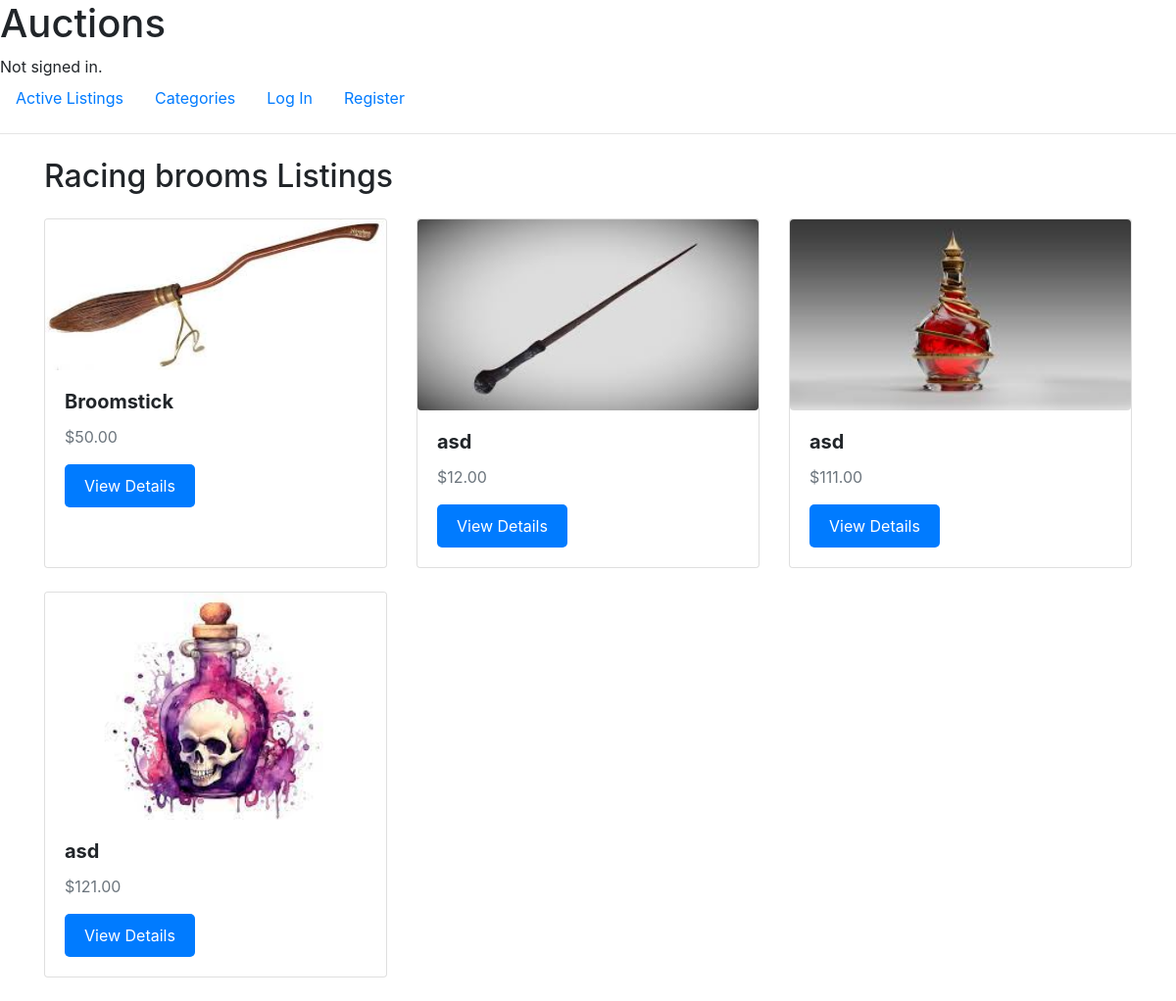
/categories/Racing brooms, run on an earlier commit of the app's database.
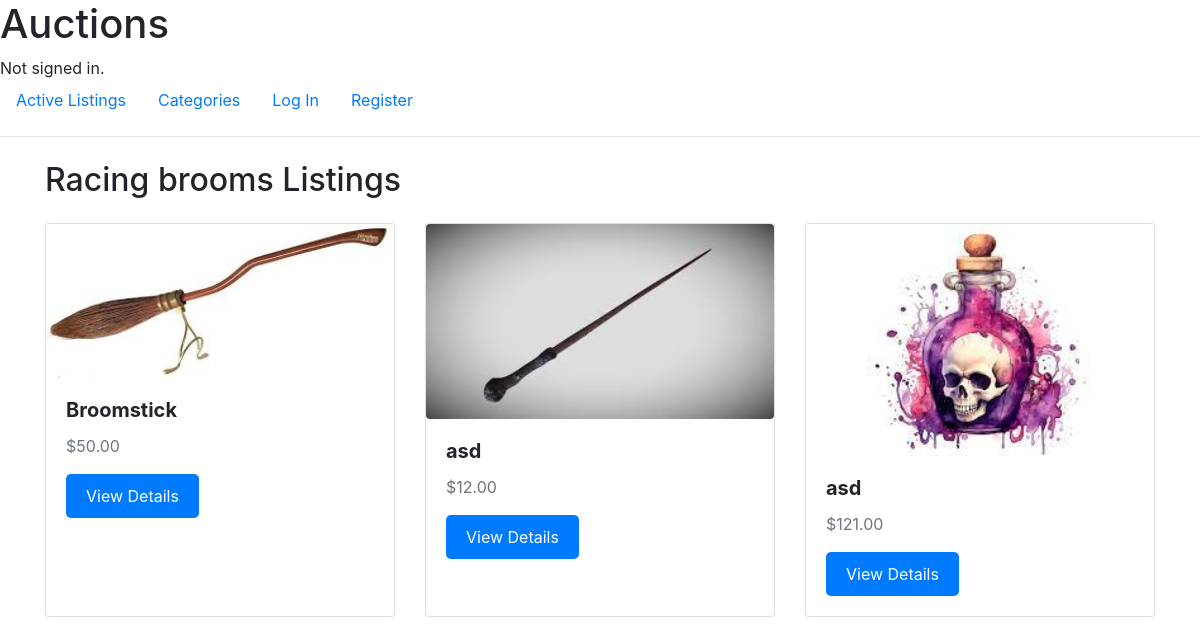
And on a later commit of the database.
### auctions/models.py (models this page shows, shortened)
class Listing(models.Model):
    title = models.CharField(max_length=50)
    description = models.TextField()
    starting_bid = models.DecimalField(max_digits=10, decimal_places=2)
    current_price = models.DecimalField(max_digits=10, decimal_places=2, default=0)
    image = models.ImageField(upload_to='', blank=True, null=True)
    category = models.ForeignKey(Category, on_delete=models.SET_NULL, null=True, blank=True)
    author = models.ForeignKey(User, on_delete=models.CASCADE, related_name='listings')
    created_at = models.DateTimeField(auto_now_add=True)
    is_active = models.BooleanField(default=True)
    winner = models.ForeignKey(User, on_delete=models.SET_NULL, blank=True, null=True)

### auctions/views.py (the view)
# urls.py: path('categories/<str:category>', views.category_listings, name='category_listings'),
def category_listings(request, category):
    category_obj = get_object_or_404(Category, name=category)
    listings = Listing.objects.filter(category=category_obj, is_active=True)
    return render(request, "auctions/category_listings.html", {'listings': listings, 'category': category})

### auctions/templates/auctions/category_listings.html
{% extends "auctions/layout.html" %}
{% load static %}
{% block body %}
    <div class="container mt-4">
        <h2 class="mb-4">{{ category }} Listings</h2>
        {% if listings %}
            <div class="row">
                {% for listing in listings %}
                    <div class="col-md-4 mb-4">
                        <div class="card h-100">
                            {% if listing.image %}
                                <img src="{{ listing.image.url }}" class="card-img-top rounded img-outline" alt="{{ listing.title }}">
                            {% else %}
                                <div class="placeholder-img card-img-top rounded"></div>
                            {% endif %}
                            <div class="card-body">
                                <h5 class="card-title font-weight-bold">{{ listing.title }}</h5>
                                <p class="card-text text-muted">${{ listing.starting_bid }}</p>
                                <a href="{% url 'listing_detail' listing.id %}" class="btn btn-primary">View Details</a>
                            </div>
                        </div>
                    </div>
                {% endfor %}
            </div>
        {% else %}
            <p class="text-muted">No active listings in this category.</p>
        {% endif %}
    </div>
{% endblock %}

What changed in the data, as far as the page shows it:
no longer on this page (row edited): Listing: image (picture), title "asd", starting_bid "111.00"
